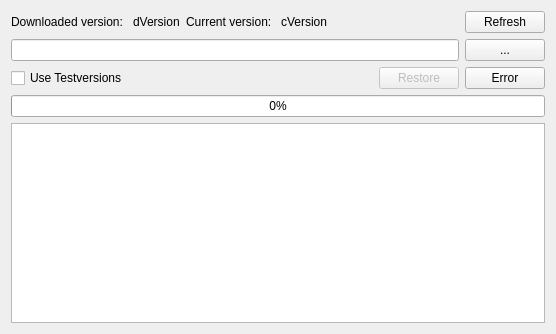
<?xml version="1.0" encoding="UTF-8"?>
<ui version="4.0">
 <class>MainWindow</class>
 <widget class="QMainWindow" name="MainWindow">
  <property name="geometry">
   <rect>
    <x>0</x>
    <y>0</y>
    <width>556</width>
    <height>334</height>
   </rect>
  </property>
  <property name="minimumSize">
   <size>
    <width>0</width>
    <height>300</height>
   </size>
  </property>
  <property name="maximumSize">
   <size>
    <width>16777215</width>
    <height>16777215</height>
   </size>
  </property>
  <property name="windowTitle">
   <string>Fusion Updater</string>
  </property>
  <widget class="QWidget" name="centralWidget">
   <layout class="QVBoxLayout" name="verticalLayout">
    <item>
     <widget class="QWidget" name="widget" native="true">
      <layout class="QHBoxLayout" name="horizontalLayout">
       <property name="leftMargin">
        <number>0</number>
       </property>
       <property name="topMargin">
        <number>0</number>
       </property>
       <property name="rightMargin">
        <number>0</number>
       </property>
       <property name="bottomMargin">
        <number>0</number>
       </property>
       <item>
        <widget class="QLabel" name="label">
         <property name="text">
          <string>Downloaded version: </string>
         </property>
        </widget>
       </item>
       <item>
        <widget class="QLabel" name="dVersionLabel">
         <property name="text">
          <string>dVersion</string>
         </property>
        </widget>
       </item>
       <item>
        <widget class="QLabel" name="label_2">
         <property name="text">
          <string>Current version: </string>
         </property>
        </widget>
       </item>
       <item>
        <widget class="QLabel" name="cVersionLabel">
         <property name="text">
          <string>cVersion</string>
         </property>
        </widget>
       </item>
       <item>
        <spacer name="horizontalSpacer_3">
         <property name="orientation">
          <enum>Qt::Horizontal</enum>
         </property>
         <property name="sizeHint" stdset="0">
          <size>
           <width>40</width>
           <height>20</height>
          </size>
         </property>
        </spacer>
       </item>
       <item>
        <widget class="QPushButton" name="refreshButton">
         <property name="text">
          <string>Refresh</string>
         </property>
        </widget>
       </item>
      </layout>
     </widget>
    </item>
    <item>
     <widget class="QWidget" name="widget_2" native="true">
      <layout class="QHBoxLayout" name="horizontalLayout_2">
       <property name="leftMargin">
        <number>0</number>
       </property>
       <property name="topMargin">
        <number>0</number>
       </property>
       <property name="rightMargin">
        <number>0</number>
       </property>
       <property name="bottomMargin">
        <number>0</number>
       </property>
       <item>
        <widget class="QLineEdit" name="pathText">
         <property name="text">
          <string/>
         </property>
        </widget>
       </item>
       <item>
        <widget class="QPushButton" name="browseButton">
         <property name="text">
          <string>...</string>
         </property>
        </widget>
       </item>
      </layout>
     </widget>
    </item>
    <item>
     <widget class="QWidget" name="widget_3" native="true">
      <layout class="QHBoxLayout" name="horizontalLayout_3">
       <property name="leftMargin">
        <number>0</number>
       </property>
       <property name="topMargin">
        <number>0</number>
       </property>
       <property name="rightMargin">
        <number>0</number>
       </property>
       <property name="bottomMargin">
        <number>0</number>
       </property>
       <item>
        <widget class="QCheckBox" name="cb_useNightly">
         <property name="text">
          <string>Use Testversions</string>
         </property>
        </widget>
       </item>
       <item>
        <spacer name="horizontalSpacer_2">
         <property name="orientation">
          <enum>Qt::Horizontal</enum>
         </property>
         <property name="sizeHint" stdset="0">
          <size>
           <width>373</width>
           <height>20</height>
          </size>
         </property>
        </spacer>
       </item>
       <item>
        <widget class="QPushButton" name="restoreButton">
         <property name="enabled">
          <bool>false</bool>
         </property>
         <property name="text">
          <string>Restore</string>
         </property>
        </widget>
       </item>
       <item>
        <widget class="QPushButton" name="updateButton">
         <property name="text">
          <string>Error</string>
         </property>
        </widget>
       </item>
      </layout>
     </widget>
    </item>
    <item>
     <widget class="QProgressBar" name="progressBar">
      <property name="value">
       <number>0</number>
      </property>
     </widget>
    </item>
    <item>
     <widget class="QPlainTextEdit" name="consoleOutput">
      <property name="lineWidth">
       <number>1</number>
      </property>
      <property name="lineWrapMode">
       <enum>QPlainTextEdit::NoWrap</enum>
      </property>
      <property name="readOnly">
       <bool>true</bool>
      </property>
     </widget>
    </item>
   </layout>
  </widget>
 </widget>
 <layoutdefault spacing="6" margin="11"/>
 <resources/>
 <connections/>
</ui>
